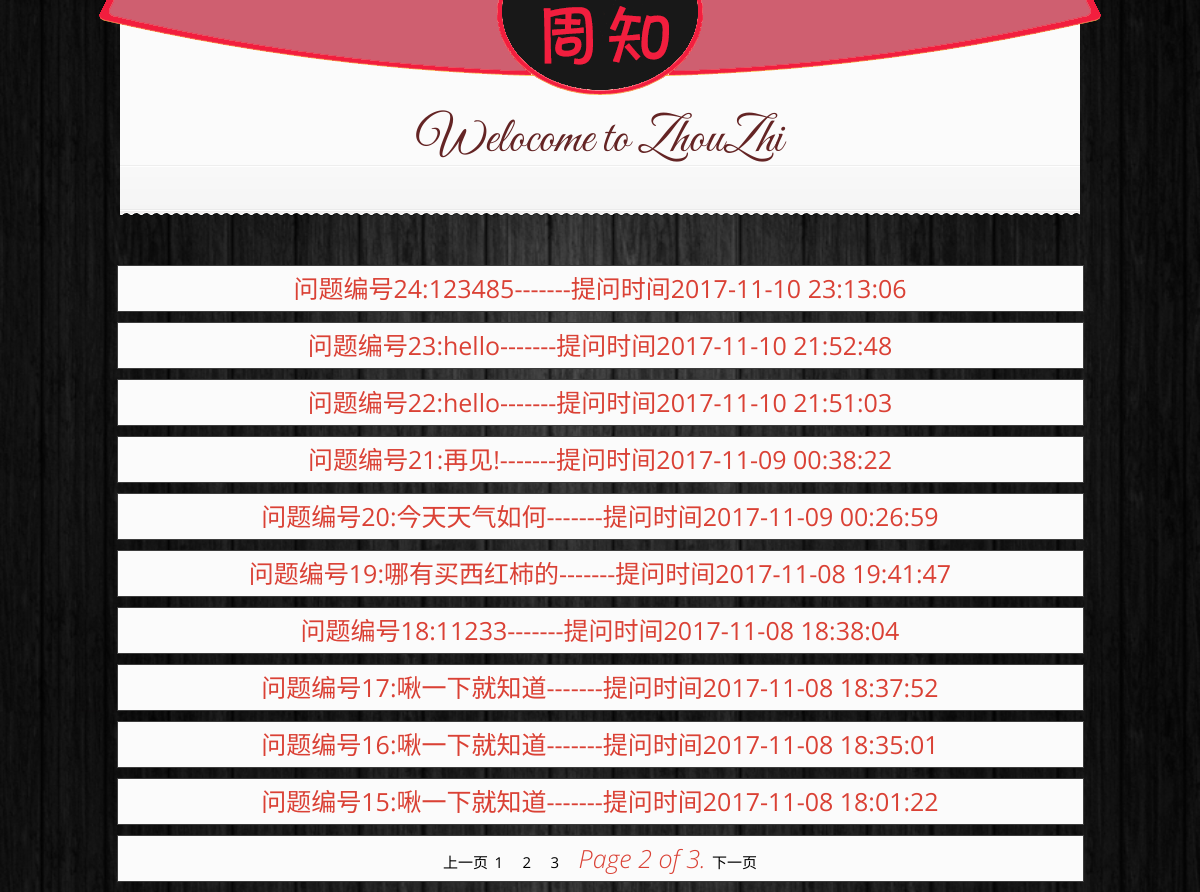
Screenshot of /hot?page=2 with the database file from the repository.
### zhou/models.py (models this page shows)
class Question(models.Model):
    qustion_user = models.ForeignKey(User)
    content = models.TextField(null=False)
    time = models.CharField(max_length=30)
    def __unicode__(self):  # 在Python3中用 __str__ 代替 __unicode__
        return self.content

### zhou/views.py (the view)
# urls.py: url(r'^hot',views.hot),
def hot(request):
    context = {}
    questions=Question.objects.order_by()
    questions_list=[]
    for question in questions:
        questions_list.append([question.id,question,question.time])
    questions_list.reverse()
    paginator=Paginator(questions_list,10)
    page= request.GET.get('page')
    try:
        contacts = paginator.page(page)
    except PageNotAnInteger:
        contacts = paginator.page(1)
    except EmptyPage:
        contacts = paginator.page(paginator.num_pages)
    context['questions']=contacts
    context['count']=paginator.page_range
    print(contacts.count)
    return render(request, 'hot.html', context)

### templates/hot.html (shortened to what this page needs)
<!DOCTYPE html>
<html lang="en">
<head>
    <link rel="stylesheet" href="/static/dlzc/css/style.css" />
    <link rel="stylesheet" href="/static/dlzc/css/prettyPhoto.css" />
    <link rel="stylesheet" href="/static/dlzc/css/animate.min.css" />
    <link rel="stylesheet" href="/static/dlzc/css/bounceInDown.css" />
    <link rel="stylesheet" href="/static/dlzc/css/hot.css" />
</head>
<body id="example-rand">
<div id="headerContainer">
    <div id="mainMenuBg" style="position: relative">
        <img src="/static/dlzc/images/menubar.png" width="1002px" height="95px"
             style="position:absolute;left:50%;top:0;margin: 0 -501px;" usemap="#testmap">
    </div>
    <div id="QuotePagetitleBreadcrumbsWrapper">
        <div id="QuotePagetitleContainer">
            <p>Welocome to ZhouZhi</p>
        </div>
        <div id="subtitleBreadcrumbsContainer">
            <div id="subtitleBreadcrumbsWrapper">
            </div>
        </div>
    </div>
</div>
{% for question in questions  %}
<div class="content">
    <div class="reci">
        <a href="{% url "question_id" question.0 %}"><h1>问题编号{{ question.0 }}:{{ question.1 }}-------提问时间{{ question.2 }} </h1></a>
    </div>
</div>
{% endfor %}
<div class="content">
    <div class="reci">
    <h1>
        {% if questions.has_previous %}
            <a href="?page={{ questions.previous_page_number }}">上一页</a>
        {% endif %}
            {% for foo in count %}
        <a href="?page={{ foo }}">{{ foo }}</a>&nbsp;&nbsp;
        {% endfor %}
        <span class="current">
            Page {{ questions.number }} of {{ questions.paginator.num_pages }}.
        </span>
        {% if questions.has_next %}
            <a href="?page={{ questions.next_page_number }}">下一页</a>
        {% endif %}
    </h1>
    </div>
</div>
</body>
</html>

### zhou/static/dlzc/css/style.css (style rules this page uses)
html, body, div, span, applet, object, iframe, h1, h2, h3, h4, h5, h6, p, blockquote, pre, a, abbr, acronym, address, big, cite, code, del, dfn, em, img, ins, kbd, q, s, samp, small, strike, strong, sub, sup, tt, var, b, u, i, center, dl, dt, dd, ol, ul, li, fieldset, form, label, legend, table, caption, tbody, tfoot, thead, tr, th, td, article, aside, canvas, details, embed, figure, figcaption, footer, header, hgroup, menu, nav, output, ruby, section, summary, time, mark, audio, video { margin: 0; padding: 0; border: 0; font-size: 100%; font: inherit; vertical-align: baseline; }
body { line-height: 1; }
a { text-decoration: none; }
body { background: url(../images/back.jpg) no-repeat; background-position: top center; background-size: 100%; font-family: 'Open Sans', sans-serif; font-weight: 300; }
h1 { font-size: 25px; color: #da4135; font-weight: 400; margin-bottom: 10px; }
h1 span { font-weight: 100; font-style: italic; }
p { color: #903737; font-size: 12px; line-height: 18px; font-weight: 500; letter-spacing: 0.2px; }
a { color: #da4135; font-size:13px }
#headerContainer { position: relative; z-index: 50; height: 215px; margin-bottom:50px; }
#QuotePagetitleBreadcrumbsWrapper { width: 960px; margin: 0 auto; position:relative; z-index:-10; top:-100px; }
#QuotePagetitleContainer { min-height: 150px; display:block; }
#QuotePagetitleContainer p { font-family: 'Great Vibes', cursive; font-size: 50px; color: #f21e3e; text-align: center; padding-top:120px; line-height: 1; letter-spacing: 0; font-weight: 300; }
#subtitleBreadcrumbsContainer { background: url(../images/pageTitleQuoteContainerBottomBar.png) repeat-x; height:51px; background-position: bottom; }
#subtitleBreadcrumbsWrapper { width: 490px; margin: 0 auto; padding-top: 9px; }

### zhou/static/dlzc/css/bounceInDown.css (style rules this page uses)
.bounceInDown { -webkit-animation-name: bounceInDown; -moz-animation-name: bounceInDown; -o-animation-name: bounceInDown; animation-name: bounceInDown; }

### zhou/static/dlzc/css/hot.css (style rules this page uses)
body,div,img,p,ul,li,dl,dt,dd,h1,h2,h3,h4,h5,h6 { margin: 0;padding: 0; }
input,img,button { border:0; outline: none; margin: 0; padding: 0; }
fieldset, img, input,button { border: none; padding: 0; margin: 0; outline-style: none; }
img { border:0; vertical-align: middle; }
a { color: #000;text-decoration: none;font-size: 15px }
body { background: url(../images/back.jpg) repeat; background-position: top center; background-size: 100%; font-family: 'Open Sans', sans-serif; font-weight: 300; }
#mainMenuBg { background: url(../images/menubar.png) no-repeat; width: 1002px; height: 95px; margin: 0 auto; color:#000; }
#headerContainer { position: relative; z-index: 50; height: 215px; margin-bottom:50px; }
#QuotePagetitleBreadcrumbsWrapper { width: 960px; margin: 0 auto; position:relative; z-index:-10; top:-100px; }
#QuotePagetitleContainer { background: #fbfbfb; min-height: 150px; display:block; }
#QuotePagetitleContainer p { font-family: 'Great Vibes', cursive; font-size: 50px; color: #642424; text-align: center; padding-top:120px; line-height: 1; letter-spacing: 0; font-weight: 300; }
#subtitleBreadcrumbsContainer { background: url(../images/pageTitleQuoteContainerBottomBar.png) repeat-x; height:51px; background-position: bottom; position: relative; }
.animated { animation-duration: 1s; animation-fill-mode: both; }
.reci { margin:5px auto 10px; width: 945px; background-color: #fbfbfb; padding: 10px; border: 1px solid #3c3c3c; }
.reci h1 { text-align: center; }

### rows the page displays
Question: id "24", content "123485", time "2017-11-10 23:13:06"
Question: id "23", content "hello", time "2017-11-10 21:52:48"
Question: id "22", content "hello", time "2017-11-10 21:51:03"
Question: id "21", content "再见!", time "2017-11-09 00:38:22"
Question: id "20", content "今天天气如何", time "2017-11-09 00:26:59"
Question: id "19", content "哪有买西红柿的", time "2017-11-08 19:41:47"
Question: id "18", content "11233", time "2017-11-08 18:38:04"
Question: id "17", content "啾一下就知道", time "2017-11-08 18:37:52"
Question: id "16", content "啾一下就知道", time "2017-11-08 18:35:01"
Question: id "15", content "啾一下就知道", time "2017-11-08 18:01:22"

### other values shown
{{ foo }} "1" "2" "3"
{{ questions.number }} "2"
{{ questions.paginator.num_pages }} "3"
